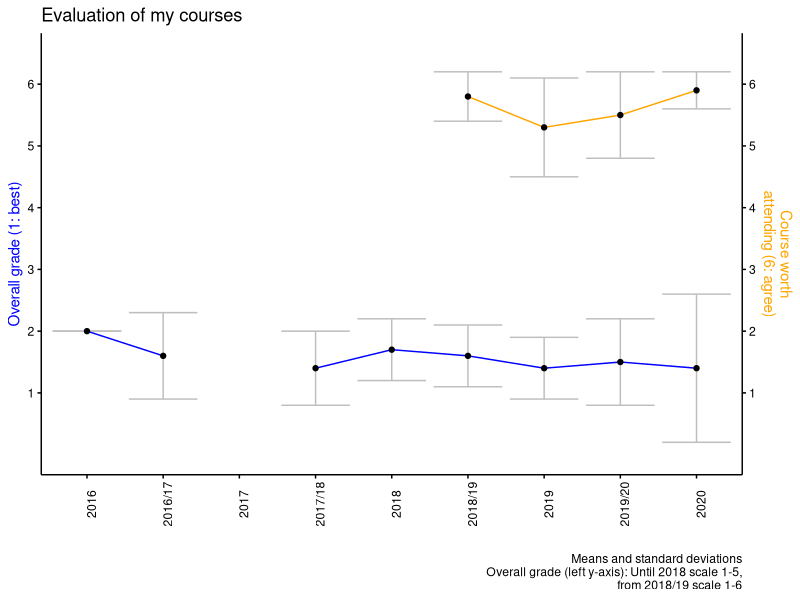

Here is the R script that generated this plot:


### plot time trend of course evaluations

evals <- data.frame("semester" = c("2016", "2016/17", "2017", "2017/18",
                                   # frankfurt
                                   "2018", "2018/19",
                                   "2019", "2019/20",
                                   "2020"),
                    "mean" = c(2, 1.6, NA, 1.4,
                               # frankfurt
                               1.7,
                               1.6, 1.4,
                               1.5, 1.4
                               ),
                    "sd" = c(0, 0.7, NA, 0.6,
                             # frankfurt
                             0.5,
                             0.5, 0.5,
                             0.7, 1.2
                             ),
                    "n" = c(5, 21, NA, 18,
                            # frankfurt
                            6,
                            10, 8,
                            12, 19
                            ),
                    "University" = c("CGN", "CGN", "CGN", "CGN",
                              "FRA", "FRA", "FRA", "FRA", "FRA"),
                    "worth" = c (NA, NA, NA, NA, NA,
                                 5.8, 5.3, 5.5, 5.9),
                    "worthSD" = c (NA, NA, NA, NA, NA,
                                 0.4, 0.8, 0.7, 0.3)
                    )

evals$grandmean <- mean(evals$mean, na.rm = T)

evals$worthgrandmean <- mean(evals$worth, na.rm = T)

library(ggplot2); theme_set(theme_bw() +
                              theme(axis.line = element_line(colour = "black"),
                                    panel.grid.major = element_blank(),
                                    panel.grid.minor = element_blank(),
                                    panel.border = element_blank(),
                                    panel.background = element_blank(),
                                    axis.text = element_text(color="black"),
                                    axis.ticks = element_line(colour = "black")))


# win.metafile("C:/Users/czymara.local/PowerFolders/teaching/teachingevaluations/out/evalovertime.wmf")
dev.copy(png, "C:/Users/czymara.local/PowerFolders/teaching/teachingevaluations/out/evalovertime.png",
         units="px", width=1600, height=1600, res=300)
ggplot(data = evals, aes(y = semester,
                         x = mean#,
                         # colour = University
                         )) +
  geom_errorbarh(aes(xmin = mean - sd,
                     xmax = mean + sd),
                 colour = "grey") +
  xlab("Overall grade (1: best)") + ylab("") +
  geom_path(aes(group = 1), colour = "blue") +
  # geom_vline(xintercept = evals$grandmean ,
  #           colour = "blue") +
  geom_point() +
  geom_errorbarh(data = evals, aes(xmin = worth - worthSD,
                     xmax = worth + worthSD),
                 colour = "grey") +
  scale_x_continuous(limits = c(0, 6.5), breaks = c(1:6),
                     sec.axis = sec_axis(~. , breaks = c(1:6),
                                         name = "Course worth\nattending (6: agree)")
                     ) +
  geom_path(data = evals, aes(x = worth, group = 1), colour = "orange") +  # add the second axis
  geom_point(data = evals, aes(y = semester,
                               x = worth#,
                               # colour = University
                               )) +
  theme(axis.text.x = element_text(angle = 90),
        axis.title.y = element_text(color = "blue"),
        axis.title.y.right = element_text(color = "orange")) +
  labs(title = "Evaluation of my courses",
       caption = "Means and standard deviations
       Overall grade (left y-axis): Until 2018 scale 1-5,
       from 2018/19 scale 1-6") +
coord_flip()
dev.off()
